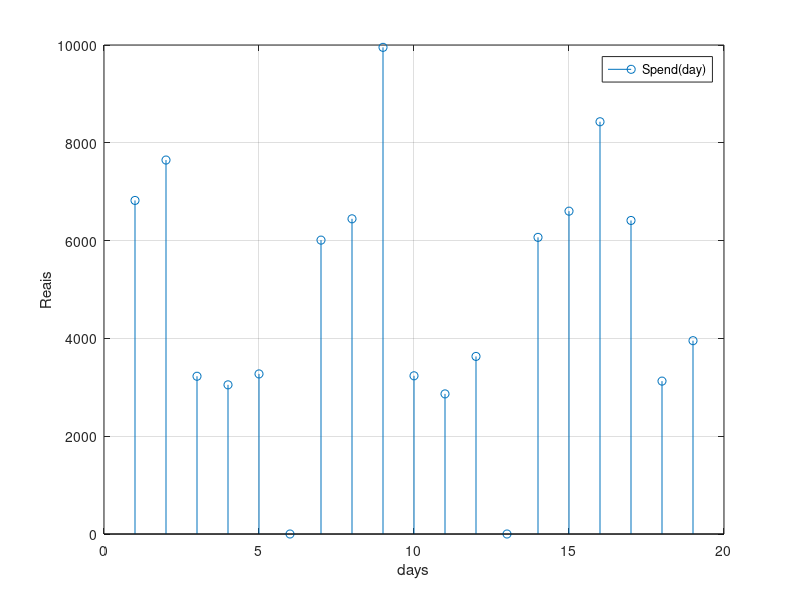

MATLAB code for this plot:
%%%%%%%%%%%%%%%%%%%%%%%%%%%%%%%%%%%%%%%%%%%%%%%%%%%%%%%%%%%
% In this first try, I want see how much is spent by day.
%%%%%%%%%%%%%%%%%%%%%%%%%%%%%%%%%%%%%%%%%%%%%%%%%%%%%%%%%%%

% Show the progress (1/0)
verbose = 0;

% To load the data in sample.json (JSON database)
% just in MATLAB format:
load sample.mat

% Get the first day:
 temp =  data{1}.ide.dhEmi.x0x24_date;
 ini_day = [temp(6:7) '/' temp(9:10) '/' temp(1:4)];
% Get the last day:
 temp =  data{end}.ide.dhEmi.x0x24_date;
 end_day = [temp(6:7) '/' temp(9:10) '/' temp(1:4)];

% How much long...
total_days = daysact(ini_day,end_day)+1;
 
d = 1;            % Star on day 1
t = 1:total_days;  % x-axis: days
s = zeros(total_days,1);  % y-axis: spend(days) (Like a function f of x -> f(x))

% Search for all records building datra for analisys.
N = max(size(data));
for i=1:N    
    
    %first, we must take the date to check if is another day.
    temp =  data{i}.ide.dhEmi.x0x24_date;
    now_day = [temp(6:7) '/' temp(9:10) '/' temp(1:4)];
    
    % If is the next day, change the day!
    if daysact(ini_day,now_day)>0
        d=d+daysact(ini_day,now_day);
        ini_day = now_day;
    end
    s(d) = s(d)+data{i}.complemento.valorTotal;
    
    if verbose
        disp([num2str(i) '/' num2str(N) ])
    end
    
end




figure;
stem(t,s)
xlabel('days')
ylabel('Reais')
legend('Spend(day)')
grid

% It is possible to see a pattern spend by weekdays.
% Start on a thursday.
% we have (almost) 3 weeks!
% What more is important to check? May there are more
% things to check, but we must have focus, and what we
% have is enough to achive the data challenge.


%EOC



